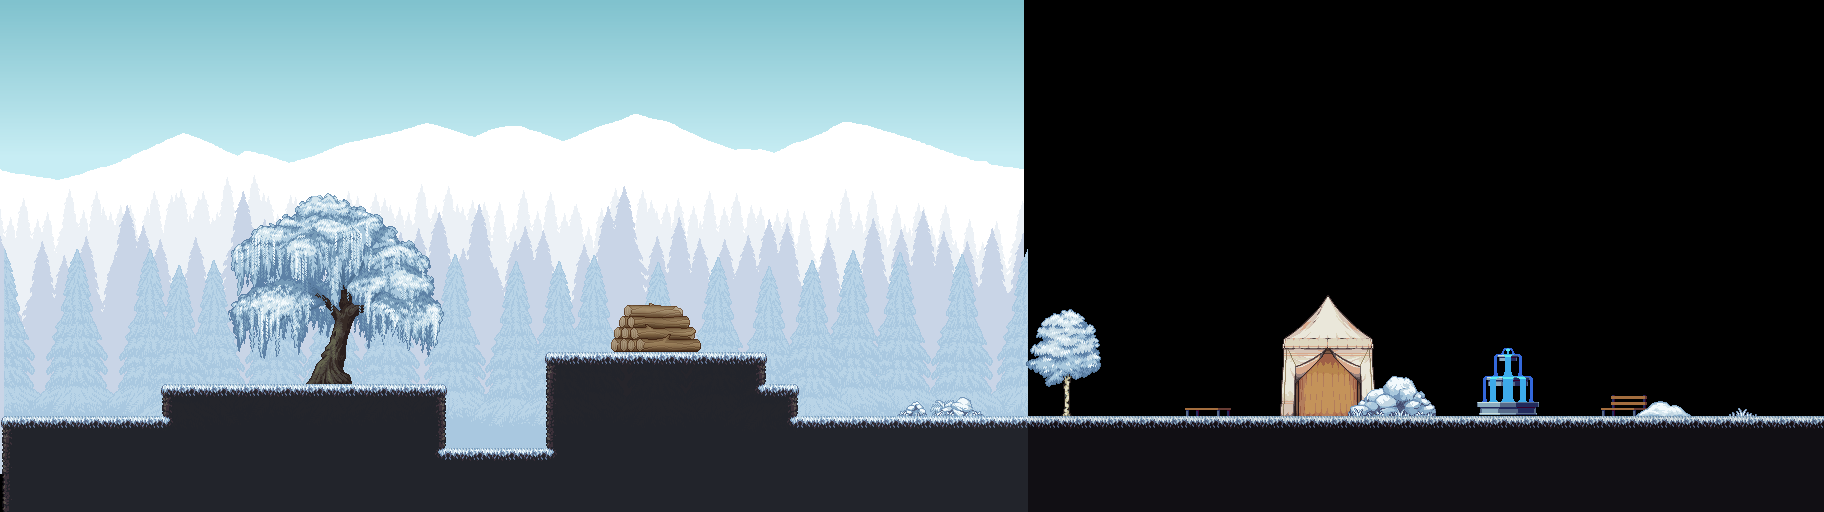

The image is a tile-based game level rendered from a .tmx file. Its description and complete source (layers, tilesets, objects, tile grids) follow:
An orthogonal 57x16 tile map with 32x32 px tiles, 3 tile layers (Back, Decoration, Collision), 1 hidden layer not drawn, 9 tilesets, 5 image layers and 1 object.

<map version="1.10" tiledversion="1.11.2" orientation="orthogonal" renderorder="right-down" width="57" height="16" tilewidth="32" tileheight="32" infinite="0" nextlayerid="12" nextobjectid="3">
 <editorsettings>
  <export target="map6.json" format="json" />
 </editorsettings>
 <tileset firstgid="1" name="village" tilewidth="32" tileheight="32" tilecount="1024" columns="32">
  <image source="../assets/village_props.png" width="1024" height="1024" />
 </tileset>
 <tileset firstgid="1025" name="Floor" tilewidth="32" tileheight="32" tilecount="162" columns="9">
  <image source="../assets/floor (1).png" width="288" height="576" />
 </tileset>
 <tileset firstgid="1187" source="Ground.tsx" />
 <tileset firstgid="1443" source="Others.tsx" />
 <tileset firstgid="1506" name="Decoration" tilewidth="672" tileheight="208" tilecount="45" columns="0">
  <grid orientation="orthogonal" width="1" height="1" />
  <tile id="0">
   <image source="../assets/ridge (6).png" width="81" height="29" />
  </tile>
  <tile id="1">
   <image source="../assets/Birch2.png" width="80" height="112" />
  </tile>
  <tile id="2">
   <image source="../assets/Birch1.png" width="80" height="112" />
  </tile>
  <tile id="3">
   <image source="../assets/Tree1.png" width="256" height="208" />
  </tile>
  <tile id="4">
   <image source="../assets/Tree3.png" width="256" height="208" />
  </tile>
  <tile id="5">
   <image source="../assets/Bonsai.png" width="64" height="64" />
  </tile>
  <tile id="6">
   <image source="../assets/bench (3).png" width="48" height="10" />
  </tile>
  <tile id="7">
   <image source="../assets/bench (4).png" width="45" height="22" />
  </tile>
  <tile id="8">
   <image source="../assets/bench (1).png" width="48" height="22" />
  </tile>
  <tile id="9">
   <image source="../assets/bench (2).png" width="45" height="10" />
  </tile>
  <tile id="10">
   <image source="../assets/fence (2).png" width="35" height="64" />
  </tile>
  <tile id="11">
   <image source="../assets/fence (3).png" width="48" height="64" />
  </tile>
  <tile id="12">
   <image source="../assets/fence (1).png" width="48" height="64" />
  </tile>
  <tile id="13">
   <image source="../assets/fountain (1).png" width="72" height="72" />
  </tile>
  <tile id="14">
   <image source="../assets/fountain (2).png" width="72" height="72" />
  </tile>
  <tile id="15">
   <image source="../assets/stone (10).png" width="70" height="44" />
  </tile>
  <tile id="16">
   <image source="../assets/stone (11).png" width="10" height="7" />
  </tile>
  <tile id="17">
   <image source="../assets/stone (6).png" width="22" height="14" />
  </tile>
  <tile id="18">
   <image source="../assets/stone (7).png" width="27" height="16" />
  </tile>
  <tile id="19">
   <image source="../assets/stone (8).png" width="39" height="17" />
  </tile>
  <tile id="20">
   <image source="../assets/stone (9).png" width="46" height="22" />
  </tile>
  <tile id="21">
   <image source="../assets/bushes (14).png" width="32" height="33" />
  </tile>
  <tile id="22">
   <image source="../assets/bushes (15).png" width="32" height="33" />
  </tile>
  <tile id="23">
   <image source="../assets/bushes (16).png" width="32" height="25" />
  </tile>
  <tile id="24">
   <image source="../assets/bushes (17).png" width="32" height="25" />
  </tile>
  <tile id="25">
   <image source="../assets/bushes (18).png" width="32" height="25" />
  </tile>
  <tile id="26">
   <image source="../assets/bushes (19).png" width="32" height="25" />
  </tile>
  <tile id="27">
   <image source="../assets/bushes (20).png" width="32" height="16" />
  </tile>
  <tile id="28">
   <image source="../assets/bushes (1).png" width="32" height="16" />
  </tile>
  <tile id="29">
   <image source="../assets/bushes (2).png" width="32" height="16" />
  </tile>
  <tile id="30">
   <image source="../assets/bushes (3).png" width="32" height="16" />
  </tile>
  <tile id="31">
   <image source="../assets/bushes (4).png" width="40" height="17" />
  </tile>
  <tile id="32">
   <image source="../assets/bushes (5).png" width="40" height="16" />
  </tile>
  <tile id="33">
   <image source="../assets/bushes (6).png" width="38" height="13" />
  </tile>
  <tile id="34">
   <image source="../assets/bushes (7).png" width="22" height="10" />
  </tile>
  <tile id="35">
   <image source="../assets/bushes (8).png" width="50" height="25" />
  </tile>
  <tile id="36">
   <image source="../assets/bushes (9).png" width="41" height="24" />
  </tile>
  <tile id="37">
   <image source="../assets/bushes (10).png" width="43" height="22" />
  </tile>
  <tile id="38">
   <image source="../assets/bushes (11).png" width="30" height="19" />
  </tile>
  <tile id="39">
   <image source="../assets/bushes (12).png" width="32" height="33" />
  </tile>
  <tile id="40">
   <image source="../assets/bushes (13).png" width="32" height="33" />
  </tile>
  <tile id="41">
   <image source="../assets/Birch3.png" width="80" height="112" />
  </tile>
  <tile id="42">
   <image source="../assets/Weeping Willow3.png" width="224" height="192" />
  </tile>
  <tile id="43">
   <image source="../assets/Pine Trees.png" width="672" height="192" />
  </tile>
  <tile id="44">
   <image source="../assets/Large Tent.png" width="96" height="128" />
  </tile>
 </tileset>
 <tileset firstgid="1551" name="Decor" tilewidth="32" tileheight="32" tilecount="221" columns="13">
  <image source="../assets/Decor.png" width="416" height="544" />
 </tileset>
 <tileset firstgid="1772" name="SavePoint" tilewidth="20" tileheight="19" tilecount="2" columns="0">
  <grid orientation="orthogonal" width="1" height="1" />
  <tile id="0">
   <image source="../assets/spr_savepoint_0.png" width="11" height="10" />
   <animation>
    <frame tileid="0" duration="300" />
    <frame tileid="1" duration="300" />
   </animation>
  </tile>
  <tile id="1">
   <image source="../assets/spr_savepoint_1.png" width="20" height="19" />
  </tile>
 </tileset>
 <tileset firstgid="1774" name="Grid" tilewidth="32" tileheight="32" tilecount="1" columns="0">
  <grid orientation="orthogonal" width="1" height="1" />
  <tile id="0">
   <image source="../assets/grid.png" width="32" height="32" />
  </tile>
 </tileset>
 <tileset firstgid="1775" name="SavePoint" tilewidth="20" tileheight="19" tilecount="2" columns="0">
  <grid orientation="orthogonal" width="1" height="1" />
  <tile id="0">
   <image source="../assets/spr_savepoint_0.png" width="11" height="10" />
   <animation>
    <frame tileid="0" duration="300" />
    <frame tileid="1" duration="300" />
   </animation>
  </tile>
  <tile id="1">
   <image source="../assets/spr_savepoint_1.png" width="20" height="19" />
  </tile>
 </tileset>
 <imagelayer id="2" name="background1" parallaxx="0.05" repeatx="1">
  <image source="../assets/winter (3).png" width="1024" height="346" />
 </imagelayer>
 <imagelayer id="3" name="background2" offsetx="0" offsety="32" parallaxx="0.3" repeatx="1">
  <image source="../assets/winter (2).png" width="1024" height="346" />
 </imagelayer>
 <imagelayer id="4" name="background3" offsetx="0" offsety="96" parallaxx="0.5" repeatx="1">
  <image source="../assets/winter (1).png" width="1024" height="346" />
 </imagelayer>
 <imagelayer id="5" name="background4" offsetx="0" offsety="128" parallaxx="0.7" repeatx="1">
  <image source="../assets/winter (5).png" width="1024" height="346" />
 </imagelayer>
 <imagelayer id="6" name="background5" offsetx="4" offsety="168" parallaxx="0.9" repeatx="1">
  <image source="../assets/winter (4).png" width="1024" height="346" />
 </imagelayer>
 <layer id="7" name="Back" width="57" height="16" opacity="0.9">
  <data encoding="csv">
0,0,0,0,0,0,0,0,0,0,0,0,0,0,0,0,0,0,0,0,0,0,0,0,0,0,0,0,0,0,0,0,0,0,0,0,0,0,0,0,0,0,0,0,0,0,0,0,0,0,0,0,0,0,0,0,0,
0,0,0,0,0,0,0,0,0,0,0,0,0,0,0,0,0,0,0,0,0,0,0,0,0,0,0,0,0,0,0,0,0,0,0,0,0,0,0,0,0,0,0,0,0,0,0,0,0,0,0,0,0,0,0,0,0,
0,0,0,0,0,0,0,0,0,0,0,0,0,0,0,0,0,0,0,0,0,0,0,0,0,0,0,0,0,0,0,0,0,0,0,0,0,0,0,0,0,0,0,0,0,0,0,0,0,0,0,0,0,0,0,0,0,
0,0,0,0,0,0,0,0,0,0,0,0,0,0,0,0,0,0,0,0,0,0,0,0,0,0,0,0,0,0,0,0,0,0,0,0,0,0,0,0,0,0,0,0,0,0,0,0,0,0,0,0,0,0,0,0,0,
0,0,0,0,0,0,0,0,0,0,0,0,0,0,0,0,0,0,0,0,0,0,0,0,0,0,0,0,0,0,0,0,0,0,0,0,0,0,0,0,0,0,0,0,0,0,0,0,0,0,0,0,0,0,0,0,0,
0,0,0,0,0,0,0,0,0,0,0,0,0,0,0,0,0,0,0,0,0,0,0,0,0,0,0,0,0,0,0,0,0,0,0,0,0,0,0,0,0,0,0,0,0,0,0,0,0,0,0,0,0,0,0,0,0,
0,0,0,0,0,0,0,0,0,0,0,0,0,0,0,0,0,0,0,0,0,0,0,0,0,0,0,0,0,0,0,0,0,0,0,0,0,0,0,0,0,0,0,0,0,0,0,0,0,0,0,0,0,0,0,0,0,
0,0,0,0,0,0,0,0,0,0,0,0,0,0,0,0,0,0,0,0,0,0,0,0,0,0,0,0,0,0,0,0,0,0,0,0,0,0,0,0,0,0,0,0,0,0,0,0,0,0,0,0,0,0,0,0,0,
0,0,0,0,0,0,0,0,0,0,0,0,0,0,0,0,0,0,0,0,0,0,0,0,0,0,0,0,0,0,0,0,0,0,0,0,0,0,0,0,0,0,0,0,0,0,0,0,0,0,0,0,0,0,0,0,0,
0,0,0,0,0,0,0,0,0,0,0,0,0,0,0,0,0,0,0,0,0,0,0,0,0,0,0,0,0,0,0,0,0,0,0,0,0,0,0,0,0,0,0,0,0,0,0,0,0,0,0,0,0,0,0,0,0,
0,0,0,0,0,0,0,0,0,0,0,0,0,0,0,0,0,0,0,0,0,0,0,0,0,0,0,0,0,0,0,0,0,0,0,0,0,0,0,0,0,0,0,0,0,0,0,0,0,0,0,0,0,0,0,0,0,
0,0,0,0,0,0,0,0,0,0,0,0,0,0,0,0,0,0,0,0,0,0,0,0,0,0,0,0,0,0,0,0,0,0,0,0,0,0,0,0,0,0,0,0,0,0,0,0,0,0,0,0,0,0,0,0,0,
0,0,0,0,0,0,0,0,0,0,0,0,0,0,0,1451,0,0,1143,1143,1143,1143,1143,0,0,0,0,0,0,1749,0,0,0,0,0,0,0,0,0,0,0,0,0,0,0,0,0,0,0,0,0,0,0,0,0,0,0,
0,0,0,0,0,0,1143,1143,1143,1143,1143,1143,1143,0,0,0,0,0,1143,1143,1143,1143,1143,1143,0,0,0,0,0,0,0,0,0,0,0,0,0,0,0,0,0,0,0,0,0,0,0,0,0,0,0,0,0,0,0,0,0,
0,1143,1143,1143,1143,1143,1143,1143,1143,1143,1143,1143,1143,0,0,0,0,0,1143,1143,1143,1143,1143,1143,0,0,1143,1143,1143,1143,1143,1143,1143,1143,1143,1143,1143,1143,1143,1143,1143,1143,1143,1143,1143,1143,1143,1143,1143,1143,1143,1143,1143,1143,1143,1143,1143,
0,1143,1143,1143,1143,1143,1143,1143,1143,1143,1143,1143,1143,1143,1143,1143,1143,1143,1143,1143,1143,1143,1143,1143,0,0,1143,1143,1143,1143,1143,1143,1143,1143,1143,1143,1143,1143,1143,1143,1143,1143,1143,1143,1143,1143,1143,1143,1143,1143,1143,1143,1143,1143,1143,1143,1143
</data>
 </layer>
 <layer id="8" name="Decoration" width="57" height="16">
  <data encoding="csv">
0,0,0,0,0,0,0,0,0,0,0,0,0,0,0,0,0,0,0,0,0,0,0,0,0,0,0,0,0,0,0,0,0,0,0,0,0,0,0,0,0,0,0,0,0,0,0,0,0,0,0,0,0,0,0,0,0,
0,0,0,0,0,0,0,0,0,0,0,0,0,0,0,0,0,0,0,0,0,0,0,0,0,0,0,0,0,0,0,0,0,0,0,0,0,0,0,0,0,0,0,0,0,0,0,0,0,0,0,0,0,0,0,0,0,
0,0,0,0,0,0,0,0,0,0,0,0,0,0,0,0,0,0,0,0,0,0,0,0,0,0,0,0,0,0,0,0,0,0,0,0,0,0,0,0,0,0,0,0,0,0,0,0,0,0,0,0,0,0,0,0,0,
0,0,0,0,0,0,0,0,0,0,0,0,0,0,0,0,0,0,0,0,0,0,0,0,0,0,0,0,0,0,0,0,0,0,0,0,0,0,0,0,0,0,0,0,0,0,0,0,0,0,0,0,0,0,0,0,0,
0,0,0,0,0,0,0,0,0,0,0,0,0,0,0,0,0,0,0,0,0,0,0,0,0,0,0,0,0,0,0,0,0,0,0,0,0,0,0,0,0,0,0,0,0,0,0,0,0,0,0,0,0,0,0,0,0,
0,0,0,0,0,0,0,0,0,0,0,0,0,0,0,0,0,0,0,0,0,0,0,0,0,0,0,0,0,0,0,0,0,0,0,0,0,0,0,0,0,0,0,0,0,0,0,0,0,0,0,0,0,0,0,0,0,
0,0,0,0,0,0,0,0,0,0,0,0,0,0,0,0,0,0,0,0,0,0,0,0,0,0,0,0,0,0,0,0,0,0,0,0,0,0,0,0,0,0,0,0,0,0,0,0,0,0,0,0,0,0,0,0,0,
0,0,0,0,0,0,0,0,0,0,0,0,0,0,0,0,0,0,0,0,0,0,0,0,0,0,0,0,0,0,0,0,0,0,0,0,0,0,0,0,0,0,0,0,0,0,0,0,0,0,0,0,0,0,0,0,0,
0,0,0,0,0,0,0,0,0,0,0,0,0,0,0,0,0,0,0,0,0,0,0,0,0,0,0,0,0,0,0,0,0,0,0,0,0,0,0,0,0,0,0,0,0,0,0,0,0,0,0,0,0,0,0,0,0,
0,0,0,0,0,0,0,0,0,0,0,0,0,0,0,0,0,0,0,326,327,328,0,0,0,0,0,0,0,0,0,0,0,0,0,0,0,0,0,0,0,0,0,0,0,0,0,0,0,0,0,0,0,0,0,0,0,
0,0,0,0,0,0,0,0,0,0,0,0,0,0,0,0,0,0,0,358,359,360,0,0,0,0,0,0,0,0,0,0,0,0,0,0,0,0,0,0,0,0,0,0,0,0,0,0,0,0,0,0,0,0,0,0,0,
0,0,0,0,0,0,0,1548,0,0,0,0,0,0,0,0,0,0,0,0,0,0,0,0,0,0,0,0,0,0,561,0,0,0,0,0,0,0,0,0,0,0,1664,1665,1666,0,0,0,0,0,0,0,0,0,0,0,0,
0,0,0,0,0,0,0,0,0,0,0,0,0,0,0,0,0,0,0,0,0,0,0,0,0,0,0,0,1648,1649,1650,0,1547,0,0,0,0,1512,0,0,1550,0,1677,1678,1679,0,1520,0,0,0,1514,1701,1702,0,1635,0,0,
0,0,0,0,0,0,0,0,0,0,0,0,0,0,0,0,0,0,0,0,0,0,0,0,0,0,0,0,0,0,0,0,0,0,0,0,0,0,0,0,0,0,0,0,0,0,0,0,0,0,0,0,0,0,0,0,0,
0,0,0,0,0,0,0,0,0,0,0,0,0,0,0,0,0,0,0,0,0,0,0,0,0,0,0,0,0,0,0,0,0,0,0,0,0,0,0,0,0,0,0,0,0,0,0,0,0,0,0,0,0,0,0,0,0,
0,0,0,0,0,0,0,0,0,0,0,0,0,0,0,0,0,0,0,0,0,0,0,0,0,0,0,0,0,0,0,0,0,0,0,0,0,0,0,0,0,0,0,0,0,0,0,0,0,0,0,0,0,0,0,0,0
</data>
 </layer>
 <layer id="1" name="Collision" width="57" height="16" opacity="0.9">
  <data encoding="csv">
0,0,0,0,0,0,0,0,0,0,0,0,0,0,0,0,0,0,0,0,0,0,0,0,0,0,0,0,0,0,0,0,0,0,0,0,0,0,0,0,0,0,0,0,0,0,0,0,0,0,0,0,0,0,0,0,0,
0,0,0,0,0,0,0,0,0,0,0,0,0,0,0,0,0,0,0,0,0,0,0,0,0,0,0,0,0,0,0,0,0,0,0,0,0,0,0,0,0,0,0,0,0,0,0,0,0,0,0,0,0,0,0,0,0,
0,0,0,0,0,0,0,0,0,0,0,0,0,0,0,0,0,0,0,0,0,0,0,0,0,0,0,0,0,0,0,0,0,0,0,0,0,0,0,0,0,0,0,0,0,0,0,0,0,0,0,0,0,0,0,0,0,
0,0,0,0,0,0,0,0,0,0,0,0,0,0,0,0,0,0,0,0,0,0,0,0,0,0,0,0,0,0,0,0,0,0,0,0,0,0,0,0,0,0,0,0,0,0,0,0,0,0,0,0,0,0,0,0,0,
0,0,0,0,0,0,0,0,0,0,0,0,0,0,0,0,0,0,0,0,0,0,0,0,0,0,0,0,0,0,0,0,0,0,0,0,0,0,0,0,0,0,0,0,0,0,0,0,0,0,0,0,0,0,0,0,0,
0,0,0,0,0,0,0,0,0,0,0,0,0,0,0,0,0,0,0,0,0,0,0,0,0,0,0,0,0,0,0,0,0,0,0,0,0,0,0,0,0,0,0,0,0,0,0,0,0,0,0,0,0,0,0,0,0,
0,0,0,0,0,0,0,0,0,0,0,0,0,0,0,0,0,0,0,0,0,0,0,0,0,0,0,0,0,0,0,0,0,0,0,0,0,0,0,0,0,0,0,0,0,0,0,0,0,0,0,0,0,0,0,0,0,
0,0,0,0,0,0,0,0,0,0,0,0,0,0,0,0,0,0,0,0,0,0,0,0,0,0,0,0,0,0,0,0,0,0,0,0,0,0,0,0,0,0,0,0,0,0,0,0,0,0,0,0,0,0,0,0,0,
0,0,0,0,0,0,0,0,0,0,0,0,0,0,0,0,0,0,0,0,0,0,807,808,0,0,0,0,0,0,0,0,0,0,0,0,0,0,0,0,0,0,0,0,0,0,0,0,0,0,0,0,0,0,0,0,0,
0,0,0,0,0,0,0,0,0,0,0,0,0,0,0,0,0,0,0,0,0,0,839,840,0,0,0,0,0,0,0,0,0,0,0,0,0,0,0,0,0,0,0,0,0,0,0,0,0,0,0,0,0,0,0,0,0,
0,0,0,0,0,0,0,0,0,0,0,0,0,0,0,0,0,0,0,0,0,0,0,0,0,0,0,0,0,0,0,0,0,0,0,0,0,0,0,0,0,0,0,0,0,0,0,0,0,0,0,0,0,0,0,0,0,
0,0,0,0,0,0,0,0,0,0,0,0,0,0,0,0,0,1133,1134,1134,1134,1134,1134,1162,1163,0,0,0,0,0,0,0,0,0,0,0,0,0,0,0,0,0,0,0,0,0,0,0,0,0,0,0,0,0,0,0,0,
0,0,0,0,0,1133,1134,1134,1134,1134,1134,1134,1134,1135,0,0,0,1142,0,0,0,0,0,1165,1135,1160,0,0,0,0,0,0,0,0,0,0,0,0,0,0,0,0,0,0,0,0,0,0,0,0,0,0,0,0,0,0,0,
1133,1134,1134,1134,1134,1164,0,0,0,0,0,0,0,1144,0,0,0,1142,0,0,0,0,0,0,1165,1134,1134,1134,1134,1134,1134,1134,1134,1134,1134,1134,1134,1134,1134,1134,1134,1134,1134,1134,1134,1134,1134,1134,1134,1134,1134,1134,1134,1134,1134,1134,1134,
1142,0,0,0,0,0,0,0,0,0,0,0,0,1165,1134,1134,1134,1164,0,0,0,0,0,0,1143,1143,0,0,0,0,0,0,0,0,0,0,0,0,0,0,0,0,0,0,0,0,0,0,0,0,0,0,0,0,0,0,0,
1142,0,0,0,0,0,0,0,0,0,0,0,0,0,0,0,0,0,0,0,0,0,0,0,1143,1143,0,0,0,0,0,0,0,0,0,0,0,0,0,0,0,0,0,0,0,0,0,0,0,0,0,0,0,0,0,0,0
</data>
 </layer>
 <layer id="11" name="Grid" width="57" height="16" visible="0" opacity="0.2">
  <data encoding="csv">
1774,1774,1774,1774,1774,1774,1774,1774,1774,1774,1774,1774,1774,1774,1774,1774,1774,1774,1774,1774,1774,1774,1774,1774,1774,1774,1774,1774,1774,1774,1774,1774,1774,1774,1774,1774,1774,1774,1774,1774,1774,1774,1774,1774,1774,1774,1774,1774,1774,1774,1774,1774,1774,1774,1774,1774,1774,
1774,1774,1774,1774,1774,1774,1774,1774,1774,1774,1774,1774,1774,1774,1774,1774,1774,1774,1774,1774,1774,1774,1774,1774,1774,1774,1774,1774,1774,1774,1774,1774,1774,1774,1774,1774,1774,1774,1774,1774,1774,1774,1774,1774,1774,1774,1774,1774,1774,1774,1774,1774,1774,1774,1774,1774,1774,
1774,1774,1774,1774,1774,1774,1774,1774,1774,1774,1774,1774,1774,1774,1774,1774,1774,1774,1774,1774,1774,1774,1774,1774,1774,1774,1774,1774,1774,1774,1774,1774,1774,1774,1774,1774,1774,1774,1774,1774,1774,1774,1774,1774,1774,1774,1774,1774,1774,1774,1774,1774,1774,1774,1774,1774,1774,
1774,1774,1774,1774,1774,1774,1774,1774,1774,1774,1774,1774,1774,1774,1774,1774,1774,1774,1774,1774,1774,1774,1774,1774,1774,1774,1774,1774,1774,1774,1774,1774,1774,1774,1774,1774,1774,1774,1774,1774,1774,1774,1774,1774,1774,1774,1774,1774,1774,1774,1774,1774,1774,1774,1774,1774,1774,
1774,1774,1774,1774,1774,1774,1774,1774,1774,1774,1774,1774,1774,1774,1774,1774,1774,1774,1774,1774,1774,1774,1774,1774,1774,1774,1774,1774,1774,1774,1774,1774,1774,1774,1774,1774,1774,1774,1774,1774,1774,1774,1774,1774,1774,1774,1774,1774,1774,1774,1774,1774,1774,1774,1774,1774,1774,
1774,1774,1774,1774,1774,1774,1774,1774,1774,1774,1774,1774,1774,1774,1774,1774,1774,1774,1774,1774,1774,1774,1774,1774,1774,1774,1774,1774,1774,1774,1774,1774,1774,1774,1774,1774,1774,1774,1774,1774,1774,1774,1774,1774,1774,1774,1774,1774,1774,1774,1774,1774,1774,1774,1774,1774,1774,
1774,1774,1774,1774,1774,1774,1774,1774,1774,1774,1774,1774,1774,1774,1774,1774,1774,1774,1774,1774,1774,1774,1774,1774,1774,1774,1774,1774,1774,1774,1774,1774,1774,1774,1774,1774,1774,1774,1774,1774,1774,1774,1774,1774,1774,1774,1774,1774,1774,1774,1774,1774,1774,1774,1774,1774,1774,
1774,1774,1774,1774,1774,1774,1774,1774,1774,1774,1774,1774,1774,1774,1774,1774,1774,1774,1774,1774,1774,1774,1774,1774,1774,1774,1774,1774,1774,1774,1774,1774,1774,1774,1774,1774,1774,1774,1774,1774,1774,1774,1774,1774,1774,1774,1774,1774,1774,1774,1774,1774,1774,1774,1774,1774,1774,
1774,1774,1774,1774,1774,1774,1774,1774,1774,1774,1774,1774,1774,1774,1774,1774,1774,1774,1774,1774,1774,1774,1774,1774,1774,1774,1774,1774,1774,1774,1774,1774,1774,1774,1774,1774,1774,1774,1774,1774,1774,1774,1774,1774,1774,1774,1774,1774,1774,1774,1774,1774,1774,1774,1774,1774,1774,
1774,1774,1774,1774,1774,1774,1774,1774,1774,1774,1774,1774,1774,1774,1774,1774,1774,1774,1774,1774,1774,1774,1774,1774,1774,1774,1774,1774,1774,1774,1774,1774,1774,1774,1774,1774,1774,1774,1774,1774,1774,1774,1774,1774,1774,1774,1774,1774,1774,1774,1774,1774,1774,1774,1774,1774,1774,
1774,1774,1774,1774,1774,1774,1774,1774,1774,1774,1774,1774,1774,1774,1774,1774,1774,1774,1774,1774,1774,1774,1774,1774,1774,1774,1774,1774,1774,1774,1774,1774,1774,1774,1774,1774,1774,1774,1774,1774,1774,1774,1774,1774,1774,1774,1774,1774,1774,1774,1774,1774,1774,1774,1774,1774,1774,
1774,1774,1774,1774,1774,1774,1774,1774,1774,1774,1774,1774,1774,1774,1774,1774,1774,1774,1774,1774,1774,1774,1774,1774,1774,1774,1774,1774,1774,1774,1774,1774,1774,1774,1774,1774,1774,1774,1774,1774,1774,1774,1774,1774,1774,1774,1774,1774,1774,1774,1774,1774,1774,1774,1774,1774,1774,
1774,1774,1774,1774,1774,1774,1774,1774,1774,1774,1774,1774,1774,1774,1774,1774,1774,1774,1774,1774,1774,1774,1774,1774,1774,1774,1774,1774,1774,1774,1774,1774,1774,1774,1774,1774,1774,1774,1774,1774,1774,1774,1774,1774,1774,1774,1774,1774,1774,1774,1774,1774,1774,1774,1774,1774,1774,
1774,1774,1774,1774,1774,1774,1774,1774,1774,1774,1774,1774,1774,1774,1774,1774,1774,1774,1774,1774,1774,1774,1774,1774,1774,1774,1774,1774,1774,1774,1774,1774,1774,1774,1774,1774,1774,1774,1774,1774,1774,1774,1774,1774,1774,1774,1774,1774,1774,1774,1774,1774,1774,1774,1774,1774,1774,
1774,1774,1774,1774,1774,1774,1774,1774,1774,1774,1774,1774,1774,1774,1774,1774,1774,1774,1774,1774,1774,1774,1774,1774,1774,1774,1774,1774,1774,1774,1774,1774,1774,1774,1774,1774,1774,1774,1774,1774,1774,1774,1774,1774,1774,1774,1774,1774,1774,1774,1774,1774,1774,1774,1774,1774,1774,
1774,1774,1774,1774,1774,1774,1774,1774,1774,1774,1774,1774,1774,1774,1774,1774,1774,1774,1774,1774,1774,1774,1774,1774,1774,1774,1774,1774,1774,1774,1774,1774,1774,1774,1774,1774,1774,1774,1774,1774,1774,1774,1774,1774,1774,1774,1774,1774,1774,1774,1774,1774,1774,1774,1774,1774,1774
</data>
 </layer>
 <objectgroup id="10" name="SavePoint">
  <object id="2" gid="1775" x="83.3333" y="409.333" width="20" height="19" />
 </objectgroup>
</map>
